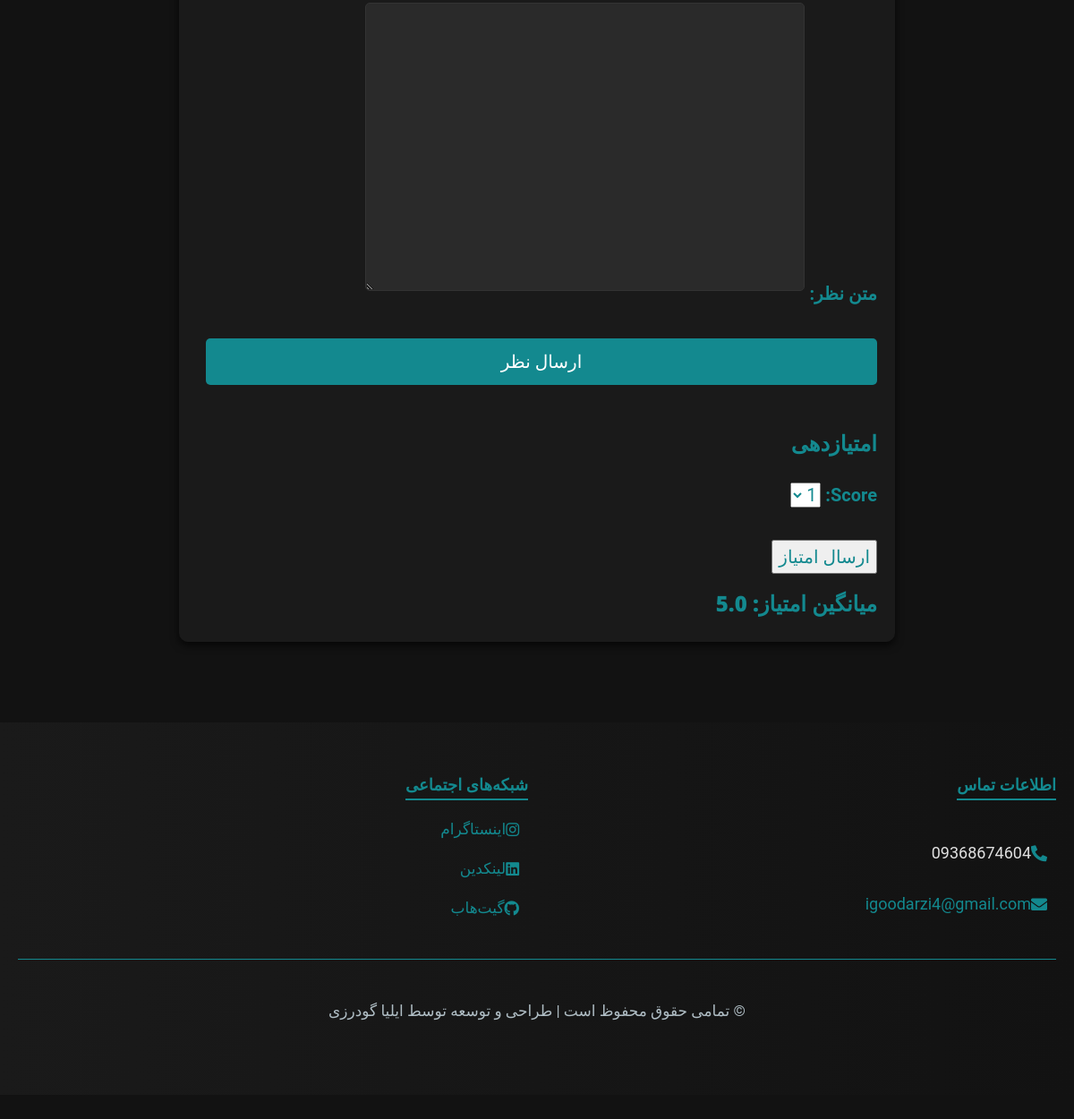
The app's page /blog/blog/Django_Framework/ (signed in, lower part), older data.
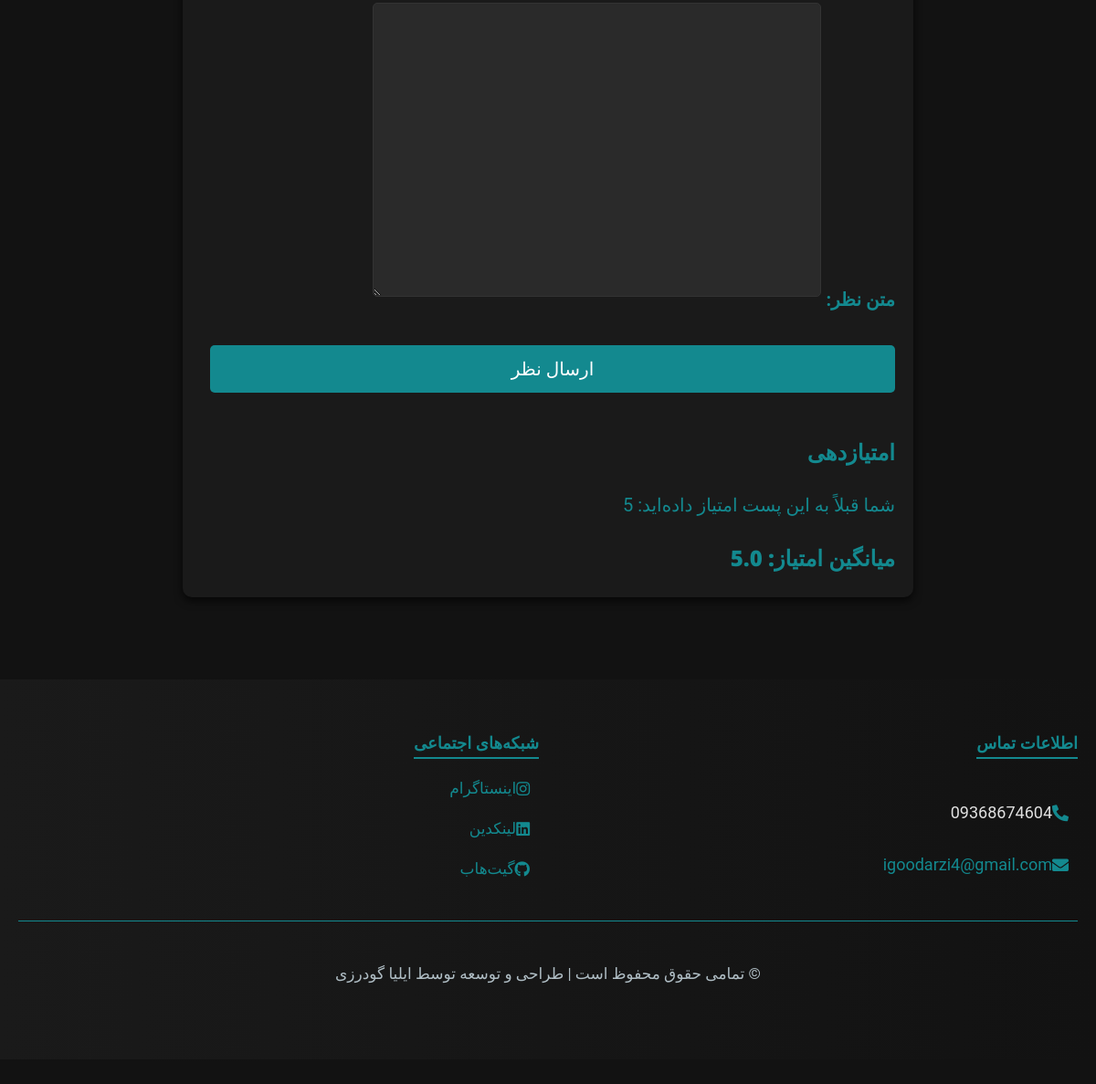
The same page, newer data.
### blog/models.py (models this page shows)
class Rating(models.Model):
    blog = models.ForeignKey(Blog , on_delete=models.CASCADE, related_name='ratings')
    user = models.ForeignKey(User, on_delete=models.CASCADE)
    score = models.IntegerField()  # امتیاز (مثلاً از 1 تا 5)
    class Meta:
        unique_together = ('blog', 'user')  # هر کاربر فقط می‌تواند یک بار به هر پست امتیاز دهد

### blog/views.py (the view, shortened to what this page needs)
# urls.py: path('blog/<slug:slug>/', views.BlogDetailView.as_view(), name='blog_detail'),  # جزئیات مقاله
class BlogDetailView(View):
    def get(self, request, slug):
        blog = get_object_or_404(Blog, slug=slug)
        blog.views += 1
        blog.save()
        comments = blog.comments.all()
        form = CommentForm()
        rating_form = RatingForm()
        user_rating = None
        if request.user.is_authenticated:
            user_rating = blog.ratings.filter(user=request.user).first()
        average_rating = blog.ratings.aggregate(Avg('score')).get('score__avg', 0) or 0
        return render(request, 'blog/blog_detail.html', {
            'blog': blog,
            'comments': comments,
            'form': form,
            'rating_form': rating_form,
            'average_rating': average_rating,
            'user_rating': user_rating,  # ارسال امتیاز کاربر به الگو
        })

### blog/forms.py
class CommentForm(forms.ModelForm):
    class Meta:
        model = Comment
        fields = ['name', 'email', 'content']
        labels = {
            'name': 'نام',
            'email': 'ایمیل',
            'content': 'متن نظر',
        }

class RatingForm(forms.ModelForm):
    class Meta:
        model = Rating
        fields = ['score']
        widgets = {
            'score': forms.Select(choices=[(i, i) for i in range(1, 6)])  # انتخاب امتیاز از 1 تا 5
        }

### blog/models.py (called while the page is built)
    def get_persian_date(self):
        persian_date = jdatetime.datetime.fromgregorian(datetime=self.date)
        return persian_date.strftime('%Y/%m/%d')

    def get_persian_created_at(self):
        persian_date = jdatetime.datetime.fromgregorian(datetime=self.created_at)
        return persian_date.strftime('%Y/%m/%d')

### site_info/context_processors.py (called while the page is built)
def site_info(request):
    return {
        'site_info': SiteInfo.get_info(),
    }

### site_info/models.py (called while the page is built)
    @classmethod
    def get_info(cls):
        return cls.objects.first()

### blog/templates/blog/blog_detail.html (shortened to what this page needs)
{% extends 'home/base.html' %}
{% load static %}
{% block content %}
<div class="blog-main-container" dir="rtl">
    <section class="comment-form-section">
        <form method="post" class="comment-form">
            {{ form.as_p }}
            <button type="submit" class="action-btn form-submit-btn">ارسال نظر</button>
        </form>
        <h3>امتیازدهی</h3>
        {% if user_rating %}
            <p>شما قبلاً به این پست امتیاز داده‌اید: {{ user_rating.score }}</p>
        {% else %}
            <form method="post">
                {{ rating_form.as_p }}
                <button type="submit" name="rating">ارسال امتیاز</button>
            </form>
        {% endif %}
            <h3> میانگین امتیاز: {{ average_rating|floatformat:1 }}</h3>
    </section>
</div>
{% endblock %}

Row changes from the older to the newer data that the page shows:
added Rating: score "5"
Text that changed along with them:
form field score: "1" → (not shown)
text no longer shown: "Score: ارسال امتیاز"
text now shown: "شما قبلاً به این پست امتیاز داده‌اید:"
